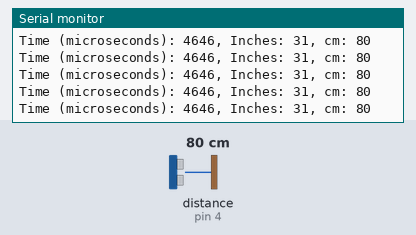
A sketch run on a simulated Arduino Uno, built with avr-gcc and run on an emulated ATmega328P. Shown: the last lines printed to the serial monitor. Wiring (inferred from the names in the program): ultrasonic range finder: trigger pin 5; echo pin 4. The inputs (shaded band) are chosen by the test bench; at power-on: distance to the obstacle (sensor on pin 4) 80 cm. The echo pulse lasts 58.3 µs per cm.

Above: at 1.2 s.
1.3 s: distance to the obstacle (sensor on pin 4) set to 2 cm
At 1.39 s:
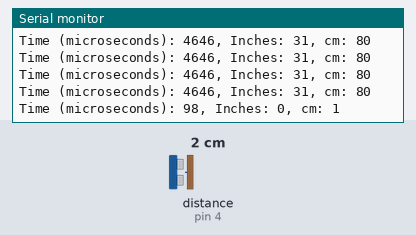
4.3 s: distance to the obstacle (sensor on pin 4) set to 4 cm
At 4.3 s:
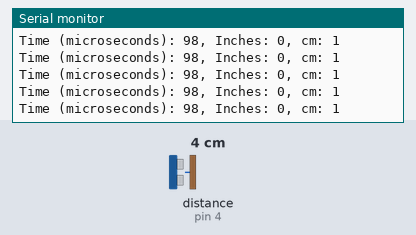
7.3 s: distance to the obstacle (sensor on pin 4) set to 18 cm
At 7.32 s:
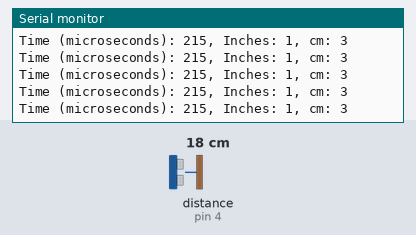
10.3 s: distance to the obstacle (sensor on pin 4) set to 9 cm
At 10.33 s:
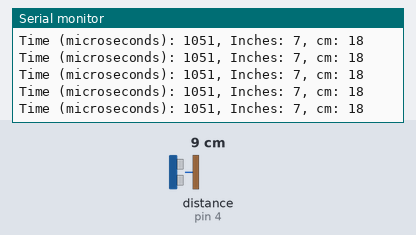
13.3 s: distance to the obstacle (sensor on pin 4) set to 35 cm
At 13.31 s:
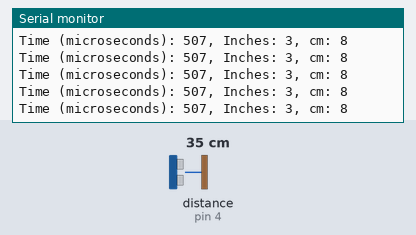
16.3 s: distance to the obstacle (sensor on pin 4) set to 250 cm
At 16.33 s:
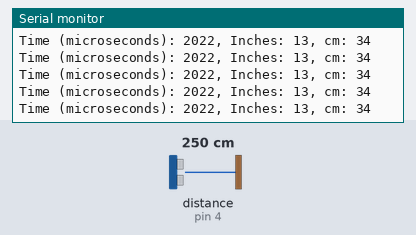
Timing chart, 0 to 19.3 s (numbered marks = the images above; inputs shaded):
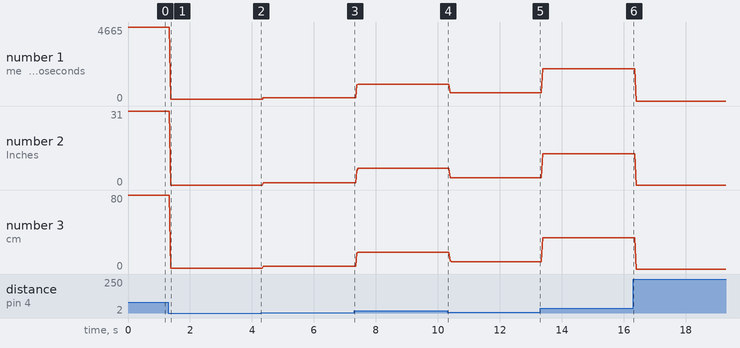

Measured:
- after the input at 1.3 s, the serial monitor: prints a new line after 0.07 s (image 1)
- plotted number 1: 4646 → 98 after the input at 1.3 s, 98 → 215 after the input at 4.3 s, 215 → 1051 after the input at 7.3 s, 1051 → 507 after the input at 10.3 s, 507 → 2022 after the input at 13.3 s
- plotted number 2: 31 → 0 after the input at 1.3 s, 1 → 7 after the input at 7.3 s, 3 → 13 after the input at 13.3 s, 13 → 0 after the input at 16.3 s
- plotted number 3: 80 → 1 after the input at 1.3 s, 1 → 3 after the input at 4.3 s, 3 → 18 after the input at 7.3 s, 18 → 8 after the input at 10.3 s, 8 → 34 after the input at 13.3 s

The sketch:

Ultrasonic_testing.ino
```cpp
const int ci_Ultrasonic_Ping = 5;   //input plug
const int ci_Ultrasonic_Data = 4;   //output plug
unsigned long ul_Echo_Time;

void setup() {
Serial.begin(9600);

// set up ultrasonic
  pinMode(ci_Ultrasonic_Ping, OUTPUT);
  pinMode(ci_Ultrasonic_Data, INPUT);
}

void loop() {

Ping();

}

void Ping()
{
  //Ping Ultrasonic
  //Send the Ultrasonic Range Finder a 10 microsecond pulse per tech spec
  digitalWrite(ci_Ultrasonic_Ping, HIGH);
  delayMicroseconds(10);  //The 10 microsecond pause where the pulse in "high"
  digitalWrite(ci_Ultrasonic_Ping, LOW);
  //use command pulseIn to listen to Ultrasonic_Data pin to record the
  //time that it takes from when the Pin goes HIGH until it goes LOW
  ul_Echo_Time = pulseIn(ci_Ultrasonic_Data, HIGH, 10000);

  // Print Sensor Readings
  Serial.print("Time (microseconds): ");
  Serial.print(ul_Echo_Time, DEC);
  Serial.print(", Inches: ");
  Serial.print(ul_Echo_Time / 148); //divide time by 148 to get distance in inches
  Serial.print(", cm: ");
  Serial.println(ul_Echo_Time / 58); //divide time by 58 to get distance in cm
}
```
